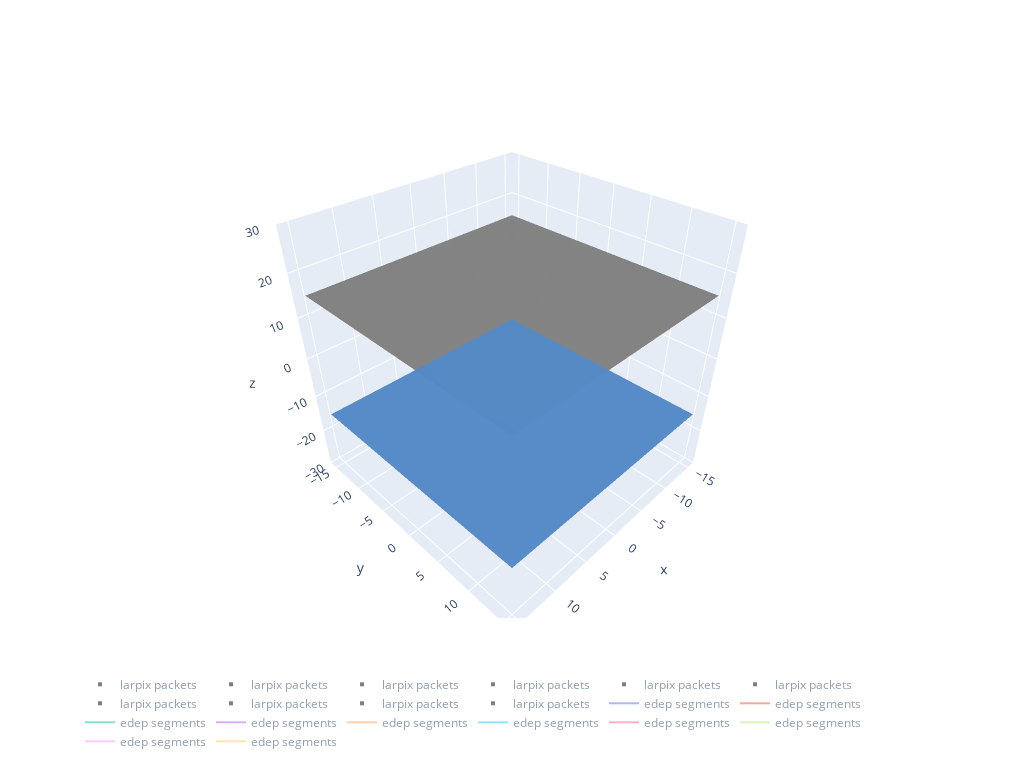

The code cell stored with this chart in its notebook:
### Code cell
fig = go.Figure()

fig.add_traces(draw_cathode_planes(
    geom_dict,
    tpc_centers,
    showscale=False,
    opacity=0.3,
    colorscale='gray',
))

fig.add_traces(draw_anode_planes(
    geom_dict,
    tpc_centers,
    showscale=False,
    opacity=0.3,
    colorscale='ice',
))

for xevent, yevent, zevent in xyzevents:
    trace = go.Scatter3d(
        x=xevent, y=yevent, z=zevent,
        marker_color=dQ,
        name='larpix packets',
        mode='markers',
        visible='legendonly',
        marker_size=4,
        marker_symbol='square',
        showlegend=True,
        opacity=1.
        )
    fig.add_traces(trace)

for seg_event in segevents:
    tracks = plot_tracks(seg_event, 
                     mode="lines",
                     name="edep segments",
                     visible='legendonly',
                     showlegend=True
                     )
    fig.add_traces(tracks)

fig.update_layout(
    width=1024, height=768,
    legend_orientation="h",
    scene = dict(
        zaxis = dict(range=[-30,30],),),
                     
)

#fig.add_traces(tracks)
fig.show()
#Make sure to click on the "Larpix packets" and "edep segments" icons on the plot so that they are visible!

### Figure 1 — Plotly figure (JSON) as saved in the notebook; plotly's stock layout.template omitted (floating-point values rounded to 4 significant figures; data arrays with more than 128 entries replaced by an {"elided": "..."} marker saying what was removed)
{"data": [{"colorscale": [[0, "rgb(0, 0, 0)"], [0.09091, "rgb(16, 16, 16)"], [0.1818, "rgb(38, 38, 38)"], [0.2727, "rgb(59, 59, 59)"], [0.3636, "rgb(81, 80, 80)"], [0.4545, "rgb(102, 101, 101)"], [0.5455, "rgb(124, 123, 122)"], [0.6364, "rgb(146, 146, 145)"], [0.7273, "rgb(171, 171, 170)"], [0.8182, "rgb(197, 197, 195)"], [0.9091, "rgb(224, 224, 223)"], [1, "rgb(254, 254, 253)"]], "opacity": 0.3, "showscale": false, "type": "surface", "x": [-15.3, 15.3], "y": [-15.3, 15.3], "z": [[15.13, 15.13], [15.13, 15.13]]}, {"colorscale": [[0, "rgb(0, 0, 0)"], [0.09091, "rgb(16, 16, 16)"], [0.1818, "rgb(38, 38, 38)"], [0.2727, "rgb(59, 59, 59)"], [0.3636, "rgb(81, 80, 80)"], [0.4545, "rgb(102, 101, 101)"], [0.5455, "rgb(124, 123, 122)"], [0.6364, "rgb(146, 146, 145)"], [0.7273, "rgb(171, 171, 170)"], [0.8182, "rgb(197, 197, 195)"], [0.9091, "rgb(224, 224, 223)"], [1, "rgb(254, 254, 253)"]], "opacity": 0.3, "showscale": false, "type": "surface", "x": [-15.3, 15.3], "y": [-15.3, 15.3], "z": [[15.13, 15.13], [15.13, 15.13]]}, {"colorscale": [[0, "rgb(0, 0, 0)"], [0.09091, "rgb(16, 16, 16)"], [0.1818, "rgb(38, 38, 38)"], [0.2727, "rgb(59, 59, 59)"], [0.3636, "rgb(81, 80, 80)"], [0.4545, "rgb(102, 101, 101)"], [0.5455, "rgb(124, 123, 122)"], [0.6364, "rgb(146, 146, 145)"], [0.7273, "rgb(171, 171, 170)"], [0.8182, "rgb(197, 197, 195)"], [0.9091, "rgb(224, 224, 223)"], [1, "rgb(254, 254, 253)"]], "opacity": 0.3, "showscale": false, "type": "surface", "x": [-15.3, 15.3], "y": [-15.3, 15.3], "z": [[15.13, 15.13], [15.13, 15.13]]}, {"colorscale": [[0, "rgb(0, 0, 0)"], [0.09091, "rgb(16, 16, 16)"], [0.1818, "rgb(38, 38, 38)"], [0.2727, "rgb(59, 59, 59)"], [0.3636, "rgb(81, 80, 80)"], [0.4545, "rgb(102, 101, 101)"], [0.5455, "rgb(124, 123, 122)"], [0.6364, "rgb(146, 146, 145)"], [0.7273, "rgb(171, 171, 170)"], [0.8182, "rgb(197, 197, 195)"], [0.9091, "rgb(224, 224, 223)"], [1, "rgb(254, 254, 253)"]], "opacity": 0.3, "showscale": false, "type": "surface", "x": [-15.3, 15.3], "y": [-15.3, 15.3], "z": [[15.13, 15.13], [15.13, 15.13]]}, {"colorscale": [[0, "rgb(0, 0, 0)"], [0.09091, "rgb(16, 16, 16)"], [0.1818, "rgb(38, 38, 38)"], [0.2727, "rgb(59, 59, 59)"], [0.3636, "rgb(81, 80, 80)"], [0.4545, "rgb(102, 101, 101)"], [0.5455, "rgb(124, 123, 122)"], [0.6364, "rgb(146, 146, 145)"], [0.7273, "rgb(171, 171, 170)"], [0.8182, "rgb(197, 197, 195)"], [0.9091, "rgb(224, 224, 223)"], [1, "rgb(254, 254, 253)"]], "opacity": 0.3, "showscale": false, "type": "surface", "x": [-15.3, 15.3], "y": [-15.3, 15.3], "z": [[15.13, 15.13], [15.13, 15.13]]}, {"colorscale": [[0, "rgb(0, 0, 0)"], [0.09091, "rgb(16, 16, 16)"], [0.1818, "rgb(38, 38, 38)"], [0.2727, "rgb(59, 59, 59)"], [0.3636, "rgb(81, 80, 80)"], [0.4545, "rgb(102, 101, 101)"], [0.5455, "rgb(124, 123, 122)"], [0.6364, "rgb(146, 146, 145)"], [0.7273, "rgb(171, 171, 170)"], [0.8182, "rgb(197, 197, 195)"], [0.9091, "rgb(224, 224, 223)"], [1, "rgb(254, 254, 253)"]], "opacity": 0.3, "showscale": false, "type": "surface", "x": [-15.3, 15.3], "y": [-15.3, 15.3], "z": [[15.13, 15.13], [15.13, 15.13]]}, {"colorscale": [[0, "rgb(0, 0, 0)"], [0.09091, "rgb(16, 16, 16)"], [0.1818, "rgb(38, 38, 38)"], [0.2727, "rgb(59, 59, 59)"], [0.3636, "rgb(81, 80, 80)"], [0.4545, "rgb(102, 101, 101)"], [0.5455, "rgb(124, 123, 122)"], [0.6364, "rgb(146, 146, 145)"], [0.7273, "rgb(171, 171, 170)"], [0.8182, "rgb(197, 197, 195)"], [0.9091, "rgb(224, 224, 223)"], [1, "rgb(254, 254, 253)"]], "opacity": 0.3, "showscale": false, "type": "surface", "x": [-15.3, 15.3], "y": [-15.3, 15.3], "z": [[15.13, 15.13], [15.13, 15.13]]}, {"colorscale": [[0, "rgb(0, 0, 0)"], [0.09091, "rgb(16, 16, 16)"], [0.1818, "rgb(38, 38, 38)"], [0.2727, "rgb(59, 59, 59)"], [0.3636, "rgb(81, 80, 80)"], [0.4545, "rgb(102, 101, 101)"], [0.5455, "rgb(124, 123, 122)"], [0.6364, "rgb(146, 146, 145)"], [0.7273, "rgb(171, 171, 170)"], [0.8182, "rgb(197, 197, 195)"], [0.9091, "rgb(224, 224, 223)"], [1, "rgb(254, 254, 253)"]], "opacity": 0.3, "showscale": false, "type": "surface", "x": [-15.3, 15.3], "y": [-15.3, 15.3], "z": [[15.13, 15.13], [15.13, 15.13]]}, {"colorscale": [[0, "rgb(0, 0, 0)"], [0.09091, "rgb(16, 16, 16)"], [0.1818, "rgb(38, 38, 38)"], [0.2727, "rgb(59, 59, 59)"], [0.3636, "rgb(81, 80, 80)"], [0.4545, "rgb(102, 101, 101)"], [0.5455, "rgb(124, 123, 122)"], [0.6364, "rgb(146, 146, 145)"], [0.7273, "rgb(171, 171, 170)"], [0.8182, "rgb(197, 197, 195)"], [0.9091, "rgb(224, 224, 223)"], [1, "rgb(254, 254, 253)"]], "opacity": 0.3, "showscale": false, "type": "surface", "x": [-15.3, 15.3], "y": [-15.3, 15.3], "z": [[15.13, 15.13], [15.13, 15.13]]}, {"colorscale": [[0, "rgb(0, 0, 0)"], [0.09091, "rgb(16, 16, 16)"], [0.1818, "rgb(38, 38, 38)"], [0.2727, "rgb(59, 59, 59)"], [0.3636, "rgb(81, 80, 80)"], [0.4545, "rgb(102, 101, 101)"], [0.5455, "rgb(124, 123, 122)"], [0.6364, "rgb(146, 146, 145)"], [0.7273, "rgb(171, 171, 170)"], [0.8182, "rgb(197, 197, 195)"], [0.9091, "rgb(224, 224, 223)"], [1, "rgb(254, 254, 253)"]], "opacity": 0.3, "showscale": false, "type": "surface", "x": [-15.3, 15.3], "y": [-15.3, 15.3], "z": [[15.13, 15.13], [15.13, 15.13]]}, {"colorscale": [[0, "rgb(3, 5, 18)"], [0.09091, "rgb(25, 25, 51)"], [0.1818, "rgb(44, 42, 87)"], [0.2727, "rgb(58, 60, 125)"], [0.3636, "rgb(62, 83, 160)"], [0.4545, "rgb(62, 109, 178)"], [0.5455, "rgb(72, 134, 187)"], [0.6364, "rgb(89, 159, 196)"], [0.7273, "rgb(114, 184, 205)"], [0.8182, "rgb(149, 207, 216)"], [0.9091, "rgb(192, 229, 232)"], [1, "rgb(234, 252, 253)"]], "opacity": 0.3, "showscale": false, "type": "surface", "x": [-15.3, 15.3], "y": [-15.3, 15.3], "z": [[-15.13, -15.13], [-15.13, -15.13]]}, {"colorscale": [[0, "rgb(3, 5, 18)"], [0.09091, "rgb(25, 25, 51)"], [0.1818, "rgb(44, 42, 87)"], [0.2727, "rgb(58, 60, 125)"], [0.3636, "rgb(62, 83, 160)"], [0.4545, "rgb(62, 109, 178)"], [0.5455, "rgb(72, 134, 187)"], [0.6364, "rgb(89, 159, 196)"], [0.7273, "rgb(114, 184, 205)"], [0.8182, "rgb(149, 207, 216)"], [0.9091, "rgb(192, 229, 232)"], [1, "rgb(234, 252, 253)"]], "opacity": 0.3, "showscale": false, "type": "surface", "x": [-15.3, 15.3], "y": [-15.3, 15.3], "z": [[-15.13, -15.13], [-15.13, -15.13]]}, {"colorscale": [[0, "rgb(3, 5, 18)"], [0.09091, "rgb(25, 25, 51)"], [0.1818, "rgb(44, 42, 87)"], [0.2727, "rgb(58, 60, 125)"], [0.3636, "rgb(62, 83, 160)"], [0.4545, "rgb(62, 109, 178)"], [0.5455, "rgb(72, 134, 187)"], [0.6364, "rgb(89, 159, 196)"], [0.7273, "rgb(114, 184, 205)"], [0.8182, "rgb(149, 207, 216)"], [0.9091, "rgb(192, 229, 232)"], [1, "rgb(234, 252, 253)"]], "opacity": 0.3, "showscale": false, "type": "surface", "x": [-15.3, 15.3], "y": [-15.3, 15.3], "z": [[-15.13, -15.13], [-15.13, -15.13]]}, {"colorscale": [[0, "rgb(3, 5, 18)"], [0.09091, "rgb(25, 25, 51)"], [0.1818, "rgb(44, 42, 87)"], [0.2727, "rgb(58, 60, 125)"], [0.3636, "rgb(62, 83, 160)"], [0.4545, "rgb(62, 109, 178)"], [0.5455, "rgb(72, 134, 187)"], [0.6364, "rgb(89, 159, 196)"], [0.7273, "rgb(114, 184, 205)"], [0.8182, "rgb(149, 207, 216)"], [0.9091, "rgb(192, 229, 232)"], [1, "rgb(234, 252, 253)"]], "opacity": 0.3, "showscale": false, "type": "surface", "x": [-15.3, 15.3], "y": [-15.3, 15.3], "z": [[-15.13, -15.13], [-15.13, -15.13]]}, {"colorscale": [[0, "rgb(3, 5, 18)"], [0.09091, "rgb(25, 25, 51)"], [0.1818, "rgb(44, 42, 87)"], [0.2727, "rgb(58, 60, 125)"], [0.3636, "rgb(62, 83, 160)"], [0.4545, "rgb(62, 109, 178)"], [0.5455, "rgb(72, 134, 187)"], [0.6364, "rgb(89, 159, 196)"], [0.7273, "rgb(114, 184, 205)"], [0.8182, "rgb(149, 207, 216)"], [0.9091, "rgb(192, 229, 232)"], [1, "rgb(234, 252, 253)"]], "opacity": 0.3, "showscale": false, "type": "surface", "x": [-15.3, 15.3], "y": [-15.3, 15.3], "z": [[-15.13, -15.13], [-15.13, -15.13]]}, {"colorscale": [[0, "rgb(3, 5, 18)"], [0.09091, "rgb(25, 25, 51)"], [0.1818, "rgb(44, 42, 87)"], [0.2727, "rgb(58, 60, 125)"], [0.3636, "rgb(62, 83, 160)"], [0.4545, "rgb(62, 109, 178)"], [0.5455, "rgb(72, 134, 187)"], [0.6364, "rgb(89, 159, 196)"], [0.7273, "rgb(114, 184, 205)"], [0.8182, "rgb(149, 207, 216)"], [0.9091, "rgb(192, 229, 232)"], [1, "rgb(234, 252, 253)"]], "opacity": 0.3, "showscale": false, "type": "surface", "x": [-15.3, 15.3], "y": [-15.3, 15.3], "z": [[-15.13, -15.13], [-15.13, -15.13]]}, {"colorscale": [[0, "rgb(3, 5, 18)"], [0.09091, "rgb(25, 25, 51)"], [0.1818, "rgb(44, 42, 87)"], [0.2727, "rgb(58, 60, 125)"], [0.3636, "rgb(62, 83, 160)"], [0.4545, "rgb(62, 109, 178)"], [0.5455, "rgb(72, 134, 187)"], [0.6364, "rgb(89, 159, 196)"], [0.7273, "rgb(114, 184, 205)"], [0.8182, "rgb(149, 207, 216)"], [0.9091, "rgb(192, 229, 232)"], [1, "rgb(234, 252, 253)"]], "opacity": 0.3, "showscale": false, "type": "surface", "x": [-15.3, 15.3], "y": [-15.3, 15.3], "z": [[-15.13, -15.13], [-15.13, -15.13]]}, {"colorscale": [[0, "rgb(3, 5, 18)"], [0.09091, "rgb(25, 25, 51)"], [0.1818, "rgb(44, 42, 87)"], [0.2727, "rgb(58, 60, 125)"], [0.3636, "rgb(62, 83, 160)"], [0.4545, "rgb(62, 109, 178)"], [0.5455, "rgb(72, 134, 187)"], [0.6364, "rgb(89, 159, 196)"], [0.7273, "rgb(114, 184, 205)"], [0.8182, "rgb(149, 207, 216)"], [0.9091, "rgb(192, 229, 232)"], [1, "rgb(234, 252, 253)"]], "opacity": 0.3, "showscale": false, "type": "surface", "x": [-15.3, 15.3], "y": [-15.3, 15.3], "z": [[-15.13, -15.13], [-15.13, -15.13]]}, {"colorscale": [[0, "rgb(3, 5, 18)"], [0.09091, "rgb(25, 25, 51)"], [0.1818, "rgb(44, 42, 87)"], [0.2727, "rgb(58, 60, 125)"], [0.3636, "rgb(62, 83, 160)"], [0.4545, "rgb(62, 109, 178)"], [0.5455, "rgb(72, 134, 187)"], [0.6364, "rgb(89, 159, 196)"], [0.7273, "rgb(114, 184, 205)"], [0.8182, "rgb(149, 207, 216)"], [0.9091, "rgb(192, 229, 232)"], [1, "rgb(234, 252, 253)"]], "opacity": 0.3, "showscale": false, "type": "surface", "x": [-15.3, 15.3], "y": [-15.3, 15.3], "z": [[-15.13, -15.13], [-15.13, -15.13]]}, {"colorscale": [[0, "rgb(3, 5, 18)"], [0.09091, "rgb(25, 25, 51)"], [0.1818, "rgb(44, 42, 87)"], [0.2727, "rgb(58, 60, 125)"], [0.3636, "rgb(62, 83, 160)"], [0.4545, "rgb(62, 109, 178)"], [0.5455, "rgb(72, 134, 187)"], [0.6364, "rgb(89, 159, 196)"], [0.7273, "rgb(114, 184, 205)"], [0.8182, "rgb(149, 207, 216)"], [0.9091, "rgb(192, 229, 232)"], [1, "rgb(234, 252, 253)"]], "opacity": 0.3, "showscale": false, "type": "surface", "x": [-15.3, 15.3], "y": [-15.3, 15.3], "z": [[-15.13, -15.13], [-15.13, -15.13]]}, {"marker": {"color": [7.051, 8.039, 7.051, 8.039, 7.051, 7.051, 7.051, 8.039, 8.039, 9.027, 8.039, 8.039, 8.039], "size": 4, "symbol": "square"}, "mode": "markers", "name": "larpix packets", "opacity": 1, "showlegend": true, "type": "scatter3d", "visible": "legendonly", "x": [0.2217, 0.2217, 0.2217, 0.2217, 0.2217, 0.2217, 0.6651, 0.6651, 0.6651], "y": [-0.2217, -0.2217, -0.2217, -0.2217, 0.2217, 0.2217, 0.2217, 0.6651, 0.6651], "z": [-12.08, -10.32, -8.757, -5.468, -2.403, -0.7423, 0.471, 0.007999, 0.8382]}, {"marker": {"color": [7.051, 8.039, 7.051, 8.039, 7.051, 7.051, 7.051, 8.039, 8.039, 9.027, 8.039, 8.039, 8.039], "size": 4, "symbol": "square"}, "mode": "markers", "name": "larpix packets", "opacity": 1, "showlegend": true, "type": "scatter3d", "visible": "legendonly", "x": [-0.6651, -0.6651, -0.6651, -0.2217, -0.2217, -0.2217, -0.2217, 0.2217, 0.2217, 0.2217, 0.2217, 0.6651, 0.6651, 0.6651, 0.6651, 0.6651, 1.108], "y": [-1.108, -0.6651, -0.6651, -0.6651, -0.6651, -0.2217, -0.2217, 0.2217, 0.2217, 0.2217, 0.2217, 0.2217, 0.6651, 0.6651, 0.6651, 0.6651, 0.6651], "z": [1.541, -2.083, 0.8701, -5.324, -4.031, -10.27, -8.118, -10.99, -9.619, -8.006, -6.346, 2.115, 6.617, 7.591, 8.613, 9.73, 10.91]}, {"marker": {"color": [7.051, 8.039, 7.051, 8.039, 7.051, 7.051, 7.051, 8.039, 8.039, 9.027, 8.039, 8.039, 8.039], "size": 4, "symbol": "square"}, "mode": "markers", "name": "larpix packets", "opacity": 1, "showlegend": true, "type": "scatter3d", "visible": "legendonly", "x": [-1.552, -1.552, -1.552, -1.109, -1.109, -1.109, -1.109, -1.109, -1.109, -0.6651, -0.6651, -0.6651, -0.6651, -0.6651, -0.2217, -0.2217, -0.2217], "y": [-0.6651, -0.6651, -0.6651, -0.6651, -0.6651, -0.6651, -0.6651, -0.6651, -0.6651, -0.2217, -0.2217, -0.2217, -0.2217, -0.2217, -0.2217, -0.2217, -0.2217], "z": [12.56, 13.5, 14.57, 0.2155, 1.876, 3.824, 5.468, 7.4, 8.868, -8.9, -7.288, -5.979, -4.191, -2.482, -12.35, -1.732, -0.7264]}, {"marker": {"color": [7.051, 8.039, 7.051, 8.039, 7.051, 7.051, 7.051, 8.039, 8.039, 9.027, 8.039, 8.039, 8.039], "size": 4, "symbol": "square"}, "mode": "markers", "name": "larpix packets", "opacity": 1, "showlegend": true, "type": "scatter3d", "visible": "legendonly", "x": [-1.109, -1.109, -1.109, -1.109, -1.109, -0.6651, -0.6651, -0.6651, -0.6651, -0.2217, -0.2217, 0.2217, -1.109, -0.6651, -0.6651, -0.6651, -0.6651, -0.6651, -0.6651], "y": [-2.882, -2.439, -2.439, -1.995, -1.995, -1.552, -1.552, -1.552, -1.552, -1.552, -1.552, -1.552, -1.108, -1.108, -1.108, -1.108, -0.6651, -0.6651, -0.6651], "z": [14.93, 11.44, 12.92, 8.405, 9.778, -0.3273, 0.6147, 2.147, 3.488, 1.221, 2.099, 2.467, -12.68, -6.521, -5.276, -2.77, -12.14, -10.66, -9.267]}, {"marker": {"color": [7.051, 8.039, 7.051, 8.039, 7.051, 7.051, 7.051, 8.039, 8.039, 9.027, 8.039, 8.039, 8.039], "size": 4, "symbol": "square"}, "mode": "markers", "name": "larpix packets", "opacity": 1, "showlegend": true, "type": "scatter3d", "visible": "legendonly", "x": [-0.2217, -0.2217, -0.2217, -0.2217, -0.2217], "y": [-0.6651, -0.6651, -0.6651, -0.6651, -0.6651], "z": [10.31, 11.25, 12.2, 13.15, 14.06]}, {"marker": {"color": [7.051, 8.039, 7.051, 8.039, 7.051, 7.051, 7.051, 8.039, 8.039, 9.027, 8.039, 8.039, 8.039], "size": 4, "symbol": "square"}, "mode": "markers", "name": "larpix packets", "opacity": 1, "showlegend": true, "type": "scatter3d", "visible": "legendonly", "x": [-0.6651, -0.6651, -0.6651, -1.109, -1.109, -1.109, -0.6651, -0.6651, -0.6651, -0.6651, -1.552], "y": [-0.2217, -0.2217, -0.2217, 0.2217, 0.2217, 0.2217, 0.2217, 0.2217, 0.2217, 0.2217, 0.6651], "z": [-10.23, -8.693, -7.144, 5.021, 7.192, 8.501, -4.861, -3.376, -0.1676, 1.892, 14.25]}, {"marker": {"color": [7.051, 8.039, 7.051, 8.039, 7.051, 7.051, 7.051, 8.039, 8.039, 9.027, 8.039, 8.039, 8.039], "size": 4, "symbol": "square"}, "mode": "markers", "name": "larpix packets", "opacity": 1, "showlegend": true, "type": "scatter3d", "visible": "legendonly", "x": [-0.6651, -0.6651, -0.6651, -0.6651, -0.6651, -0.6651, -0.6651, -0.6651, -0.6651, -0.6651, -0.6651, -0.2217], "y": [-0.6651, -0.2217, -0.2217, -0.2217, -0.2217, -0.2217, -0.2217, -0.2217, -0.2217, -0.2217, -0.2217, -0.2217], "z": [4.718, -6.314, -2.866, -1.11, 1.86, 3.329, 4.43, 7.543, 8.757, 12.08, 13.91, -9.523]}, {"marker": {"color": [7.051, 8.039, 7.051, 8.039, 7.051, 7.051, 7.051, 8.039, 8.039, 9.027, 8.039, 8.039, 8.039], "size": 4, "symbol": "square"}, "mode": "markers", "name": "larpix packets", "opacity": 1, "showlegend": true, "type": "scatter3d", "visible": "legendonly", "x": [0.6651, 0.2217, 0.2217, 0.2217, 0.6651, 0.6651, 0.6651, 0.6651, 0.6651], "y": [0.2217, 0.6651, 0.6651, 0.6651, 0.6651, 0.6651, 0.6651, 0.6651, 0.6651], "z": [-12.73, 3.951, 10.61, 11.66, -5.292, -3.361, 2.371, 7.543, 9.938]}, {"marker": {"color": [7.051, 8.039, 7.051, 8.039, 7.051, 7.051, 7.051, 8.039, 8.039, 9.027, 8.039, 8.039, 8.039], "size": 4, "symbol": "square"}, "mode": "markers", "name": "larpix packets", "opacity": 1, "showlegend": true, "type": "scatter3d", "visible": "legendonly", "x": [-0.2217, -0.2217, -0.2217, -0.6651, -0.2217, -0.2217, -0.2217, -0.2217, -0.2217, -0.2217, -0.2217, -0.2217, -0.2217, -0.2217, -0.2217, -0.2217, 0.2217, 0.2217, 0.6651, 0.6651, 0.6651, 0.6651, 0.6651, 0.6651, 0.6651, 0.6651], "y": [-0.6651, -0.6651, -0.6651, -0.2217, -0.2217, -0.2217, 0.2217, 0.2217, 0.2217, 0.2217, 0.2217, 0.2217, 0.2217, 0.2217, 0.2217, 0.2217, 0.2217, 0.2217, 0.6651, 0.6651, 1.109, 1.109, 1.109, 1.552, 1.552, 1.552], "z": [13.47, 14.1, 14.92, -11.22, 7.799, 10.74, -12.75, -12.0, -10.88, -9.858, -8.916, -7.974, -6.889, -4.797, -1.636, 2.754, -6.378, -5.659, -4.079, -2.945, -1.876, -0.6785, 1.126, 1.285, 2.083, 2.961]}, {"marker": {"color": [7.051, 8.039, 7.051, 8.039, 7.051, 7.051, 7.051, 8.039, 8.039, 9.027, 8.039, 8.039, 8.039], "size": 4, "symbol": "square"}, "mode": "markers", "name": "larpix packets", "opacity": 1, "showlegend": true, "type": "scatter3d", "visible": "legendonly", "x": [1.108, 1.108, 1.108, 1.552, 1.552, 1.995, 1.995, 2.439, 2.439, 2.882, 2.882, 3.325, 3.325], "y": [0.6651, 0.6651, 0.6651, 0.6651, 0.6651, 0.6651, 0.6651, 1.109, 1.109, 1.109, 1.552, 1.552, 1.552], "z": [-11.07, -9.698, -8.022, -7.272, -4.542, -3.568, -1.956, 2.594, 3.839, 6.043, 8.948, 11.28, 12.8]}, {"mode": "lines", "name": "edep segments", "showlegend": true, "type": "scatter3d", "visible": "legendonly", "x": [0.2044, -0.03111, null, -0.03111, 0.1819, null, 0.1819, 0.555, null, 0.555, 0.8672, null, 0.8672, 1.079, null, 1.079, 1.273, null, 1.273, 1.403, null, 1.403, 1.411, null, 1.079, 1.103, null, 0.555, 0.7834, null, 0.7834, 0.5435, null, 0.5435, 0.5016, null, 6.196, 6.169, null, 6.662, 6.662, null, 8.356, 8.356, null, 7.579, 7.579, null, 4.632, 4.629, null, 6.996, 6.998, null, 6.007, 6.007, null, 5.894, 5.894, null, 5.913, 5.92, null, 0.6741, 0.6773, null, 0.3187, 0.2759, null, 0.2759, 0.2089, null], "y": [-0.1622, -0.2131, null, -0.2131, 0.1745, null, 0.1745, 0.3525, null, 0.3525, 0.4637, null, 0.4637, 0.4827, null, 0.4827, 0.3838, null, 0.3838, 0.4803, null, 0.4803, 0.4783, null, 0.4827, 0.484, null, 0.3525, 0.5601, null, 0.5601, 0.6554, null, 0.6554, 0.6759, null, -8.003, -7.979, null, -8.399, -8.399, null, -10.67, -10.67, null, -9.824, -9.824, null, -8.97, -8.971, null, -6.395, -6.396, null, -3.916, -3.916, null, -3.695, -3.695, null, -2.439, -2.436, null, -0.4809, -0.4584, null, -0.8449, -0.9006, null, -0.9006, -0.824, null], "z": [-14.55, -13.26, null, -13.26, -12.3, null, -12.3, -12.07, null, -12.07, -11.83, null, -11.83, -11.86, null, -11.86, -11.92, null, -11.92, -11.94, null, -11.94, -11.9, null, -11.86, -11.83, null, -12.07, -12.07, null, -12.07, -12.18, null, -12.18, -12.15, null, 12.88, 12.91, null, 12.3, 12.3, null, 13.68, 13.68, null, 12.46, 12.46, null, 11.95, 11.95, null, 10.24, 10.24, null, 10.18, 10.18, null, 9.887, 9.887, null, 9.031, 9.034, null, 3.775, 3.781, null, 3.362, 3.535, null, 3.535, 3.596, null]}, {"mode": "lines", "name": "edep segments", "showlegend": true, "type": "scatter3d", "visible": "legendonly", "x": {"elided": "423 float values"}, "y": {"elided": "423 float values"}, "z": {"elided": "423 float values"}}, {"mode": "lines", "name": "edep segments", "showlegend": true, "type": "scatter3d", "visible": "legendonly", "x": {"elided": "258 float values"}, "y": {"elided": "258 float values"}, "z": {"elided": "258 float values"}}, {"mode": "lines", "name": "edep segments", "showlegend": true, "type": "scatter3d", "visible": "legendonly", "x": {"elided": "174 float values"}, "y": {"elided": "174 float values"}, "z": {"elided": "174 float values"}}, {"mode": "lines", "name": "edep segments", "showlegend": true, "type": "scatter3d", "visible": "legendonly", "x": {"elided": "234 float values"}, "y": {"elided": "234 float values"}, "z": {"elided": "234 float values"}}, {"mode": "lines", "name": "edep segments", "showlegend": true, "type": "scatter3d", "visible": "legendonly", "x": {"elided": "162 float values"}, "y": {"elided": "162 float values"}, "z": {"elided": "162 float values"}}, {"mode": "lines", "name": "edep segments", "showlegend": true, "type": "scatter3d", "visible": "legendonly", "x": {"elided": "327 float values"}, "y": {"elided": "327 float values"}, "z": {"elided": "327 float values"}}, {"mode": "lines", "name": "edep segments", "showlegend": true, "type": "scatter3d", "visible": "legendonly", "x": {"elided": "342 float values"}, "y": {"elided": "342 float values"}, "z": {"elided": "342 float values"}}, {"mode": "lines", "name": "edep segments", "showlegend": true, "type": "scatter3d", "visible": "legendonly", "x": {"elided": "243 float values"}, "y": {"elided": "243 float values"}, "z": {"elided": "243 float values"}}, {"mode": "lines", "name": "edep segments", "showlegend": true, "type": "scatter3d", "visible": "legendonly", "x": {"elided": "243 float values"}, "y": {"elided": "243 float values"}, "z": {"elided": "243 float values"}}], "layout": {"height": 768, "legend": {"orientation": "h"}, "scene": {"zaxis": {"range": [-30, 30]}}, "width": 1024}}
